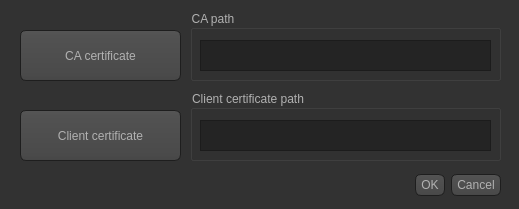
<?xml version="1.0" encoding="UTF-8"?>
<ui version="4.0">
 <class>Dialog</class>
 <widget class="QDialog" name="Dialog">
  <property name="geometry">
   <rect>
    <x>0</x>
    <y>0</y>
    <width>519</width>
    <height>209</height>
   </rect>
  </property>
  <property name="windowTitle">
   <string>Select chain</string>
  </property>
  <property name="styleSheet">
   <string notr="true">QToolTip
{
     border: 1px solid black;
     background-color: #D1DBCB;
     padding: 1px;
     border-radius: 3px;
     opacity: 100;
}

QWidget
{
    color: #b1b1b1;
    background-color: #323232;
}

QWidget:item:hover
{
    background-color: QLinearGradient( x1: 0, y1: 0, x2: 0, y2: 1, stop: 0 #D1DBCB, stop: 1 #b2b6af);
    color: #000000;
}

QWidget:item:selected
{
    background-color: QLinearGradient( x1: 0, y1: 0, x2: 0, y2: 1, stop: 0 #D1DBCB, stop: 1 #b2b6af);
}

QMenuBar::item
{
    background: transparent;
}

QMenuBar::item:selected
{
    background: transparent;
    border: 1px solid #fdf6e3;
}

QMenuBar::item:pressed
{
    background: #444;
    border: 1px solid #000;
    background-color: QLinearGradient(
        x1:0, y1:0,
        x2:0, y2:1,
        stop:1 #212121,
        stop:0.4 #343434/*,
        stop:0.2 #343434,
        stop:0.1 #fdf6e3*/
    );
    margin-bottom:-1px;
    padding-bottom:1px;
}

QMenu
{
    border: 1px solid #000;
}

QMenu::item
{
    padding: 2px 20px 2px 20px;
}

QMenu::item:selected
{
    color: #000000;
}

QWidget:disabled
{
    color: #404040;
    background-color: #323232;
}

QAbstractItemView
{
    background-color: QLinearGradient( x1: 0, y1: 0, x2: 0, y2: 1, stop: 0 #4d4d4d, stop: 0.1 #646464, stop: 1 #5d5d5d);
}

QWidget:focus
{
    /*border: 2px solid QLinearGradient( x1: 0, y1: 0, x2: 0, y2: 1, stop: 0
     #D1DBCB, stop: 1 #b2b6af);*/
}

QLineEdit
{
    background-color: QLinearGradient( x1: 0, y1: 0, x2: 0, y2: 1, stop: 0 #4d4d4d, stop: 0 #646464, stop: 1 #5d5d5d);
    padding: 1px;
    border-style: solid;
    border: 1px solid #1e1e1e;
    border-radius: 5;
}

QPushButton
{
    color: #b1b1b1;
    background-color: QLinearGradient( x1: 0, y1: 0, x2: 0, y2: 1, stop: 0 #565656, stop: 0.1 #525252, stop: 0.5 #4e4e4e, stop: 0.9 #4a4a4a, stop: 1 #464646);
    border-width: 1px;
    border-color: #1e1e1e;
    border-style: solid;
    border-radius: 6;
    padding: 3px;
    font-size: 12px;
    padding-left: 5px;
    padding-right: 5px;
}

QPushButton:pressed
{
    background-color: QLinearGradient( x1: 0, y1: 0, x2: 0, y2: 1, stop: 0 #2d2d2d, stop: 0.1 #2b2b2b, stop: 0.5 #292929, stop: 0.9 #282828, stop: 1 #252525);
}

QComboBox
{
    selection-background-color: #fdf6e3;
    background-color: QLinearGradient( x1: 0, y1: 0, x2: 0, y2: 1, stop: 0 #565656, stop: 0.1 #525252, stop: 0.5 #4e4e4e, stop: 0.9 #4a4a4a, stop: 1 #464646);
    border-style: solid;
    border: 1px solid #1e1e1e;
    border-radius: 5;
}

QComboBox:hover,QPushButton:hover
{
    border: 2px solid QLinearGradient( x1: 0, y1: 0, x2: 0, y2: 1, stop: 0
    #D1DBCB, stop: 1 #b2b6af);
}


QComboBox:on
{
    padding-top: 3px;
    padding-left: 4px;
    background-color: QLinearGradient( x1: 0, y1: 0, x2: 0, y2: 1, stop: 0 #2d2d2d, stop: 0.1 #2b2b2b, stop: 0.5 #292929, stop: 0.9 #282828, stop: 1 #252525);
    selection-background-color: #fdf6e3;
}

QComboBox QAbstractItemView
{
    border: 2px solid darkgray;
    selection-background-color: QLinearGradient( x1: 0, y1: 0, x2: 0, y2: 1,
     stop: 0 #D1DBCB, stop: 1 #b2b6af);
}

QComboBox::drop-down
{
     subcontrol-origin: padding;
     subcontrol-position: top right;
     width: 15px;

     border-left-width: 0px;
     border-left-color: darkgray;
     border-left-style: solid; /* just a single line */
     border-top-right-radius: 3px; /* same radius as the QComboBox */
     border-bottom-right-radius: 3px;
 }

QComboBox::down-arrow
{
     image: url(:/down_arrow.png);
}

QGroupBox:focus
{
border: 2px solid QLinearGradient( x1: 0, y1: 0, x2: 0, y2: 1, stop: 0
#D1DBCB, stop: 1 #b2b6af);
}

QTextEdit:focus
{
    border: 2px solid QLinearGradient( x1: 0, y1: 0, x2: 0, y2: 1, stop: 0
    #D1DBCB, stop: 1 #b2b6af);
}

QScrollArea:focus {
border: 1px solid black;
}

QScrollBar:horizontal {
     border: 1px solid #222222;
     background: QLinearGradient( x1: 0, y1: 0, x2: 0, y2: 1, stop: 0.0 #121212, stop: 0.2 #282828, stop: 1 #484848);
     height: 7px;
     margin: 0px 16px 0 16px;
}

QScrollBar::handle:horizontal
{
      background: QLinearGradient( x1: 0, y1: 0, x2: 1, y2: 0, stop: 0
      #D1DBCB, stop: 0.5 #b2b6af, stop: 1 #D1DBCB);
      min-height: 20px;
      border-radius: 2px;
}

QScrollBar::add-line:horizontal {
      border: 1px solid #1b1b19;
      border-radius: 2px;
      background: QLinearGradient( x1: 0, y1: 0, x2: 1, y2: 0, stop: 0
      #D1DBCB, stop: 1 #b2b6af);
      width: 14px;
      subcontrol-position: right;
      subcontrol-origin: margin;
}

QScrollBar::sub-line:horizontal {
      border: 1px solid #1b1b19;
      border-radius: 2px;
      background: QLinearGradient( x1: 0, y1: 0, x2: 1, y2: 0, stop: 0
      #D1DBCB, stop: 1 #b2b6af);
      width: 14px;
     subcontrol-position: left;
     subcontrol-origin: margin;
}

QScrollBar::right-arrow:horizontal, QScrollBar::left-arrow:horizontal
{
      border: 1px solid black;
      width: 1px;
      height: 1px;
      background: white;
}

QScrollBar::add-page:horizontal, QScrollBar::sub-page:horizontal
{
      background: none;
}

QScrollBar:vertical
{
      background: QLinearGradient( x1: 0, y1: 0, x2: 1, y2: 0, stop: 0.0 #121212, stop: 0.2 #282828, stop: 1 #484848);
      width: 7px;
      margin: 16px 0 16px 0;
      border: 1px solid #222222;
}

QScrollBar::handle:vertical
{
      background: QLinearGradient( x1: 0, y1: 0, x2: 0, y2: 1, stop: 0
      #D1DBCB, stop: 0.5 #b2b6af, stop: 1 #D1DBCB);
      min-height: 20px;
      border-radius: 2px;
}

QScrollBar::add-line:vertical
{
      border: 1px solid #1b1b19;
      border-radius: 2px;
      background: QLinearGradient( x1: 0, y1: 0, x2: 0, y2: 1, stop: 0
      #D1DBCB, stop: 1 #b2b6af);
      height: 14px;
      subcontrol-position: bottom;
      subcontrol-origin: margin;
}

QScrollBar::sub-line:vertical
{
      border: 1px solid #1b1b19;
      border-radius: 2px;
      background: QLinearGradient( x1: 0, y1: 0, x2: 0, y2: 1, stop: 0 #b2b6af,
      stop: 1 #D1DBCB);
      height: 14px;
      subcontrol-position: top;
      subcontrol-origin: margin;
}

QScrollBar::up-arrow:vertical, QScrollBar::down-arrow:vertical
{
      border: 1px solid black;
      width: 1px;
      height: 1px;
      background: white;
}


QScrollBar::add-page:vertical, QScrollBar::sub-page:vertical
{
      background: none;
}

QTextEdit
{
    background-color: #242424;
}

QPlainTextEdit
{
    background-color: #242424;
}

QHeaderView::section
{
    background-color: QLinearGradient(x1:0, y1:0, x2:0, y2:1, stop:0 #616161, stop: 0.5 #505050, stop: 0.6 #434343, stop:1 #656565);
    color: white;
    padding-left: 4px;
    border: 1px solid #6c6c6c;
}

QCheckBox:disabled
{
color: #414141;
}

QDockWidget::title
{
    text-align: center;
    spacing: 3px; /* spacing between items in the tool bar */
    background-color: QLinearGradient(x1:0, y1:0, x2:0, y2:1, stop:0 #323232, stop: 0.5 #242424, stop:1 #323232);
}

QDockWidget::close-button, QDockWidget::float-button
{
    text-align: center;
    spacing: 1px; /* spacing between items in the tool bar */
    background-color: QLinearGradient(x1:0, y1:0, x2:0, y2:1, stop:0 #323232, stop: 0.5 #242424, stop:1 #323232);
}

QDockWidget::close-button:hover, QDockWidget::float-button:hover
{
    background: #242424;
}

QDockWidget::close-button:pressed, QDockWidget::float-button:pressed
{
    padding: 1px -1px -1px 1px;
}

QMainWindow::separator
{
    background-color: QLinearGradient(x1:0, y1:0, x2:0, y2:1, stop:0 #161616, stop: 0.5 #151515, stop: 0.6 #212121, stop:1 #343434);
    color: white;
    padding-left: 4px;
    border: 1px solid #4c4c4c;
    spacing: 3px; /* spacing between items in the tool bar */
}

QMainWindow::separator:hover
{

    background-color: QLinearGradient(x1:0, y1:0, x2:0, y2:1, stop:0 #b2b6af,
    stop:0.5 #b56c17 stop:1 #D1DBCB);
    color: white;
    padding-left: 4px;
    border: 1px solid #6c6c6c;
    spacing: 3px; /* spacing between items in the tool bar */
}

QToolBar {
    border: 1px transparent #323232;
    background: 1px solid #323232;
}

QToolBar::handle
{
     spacing: 3px; /* spacing between items in the tool bar */
     background: url(:/images/handle.png);
}

QMenu::separator
{
    height: 2px;
    background-color: QLinearGradient(x1:0, y1:0, x2:0, y2:1, stop:0 #161616, stop: 0.5 #151515, stop: 0.6 #212121, stop:1 #343434);
    color: white;
    padding-left: 4px;
    margin-left: 10px;
    margin-right: 5px;
}

QProgressBar
{
    border: 2px solid grey;
    border-radius: 5px;
    text-align: center;
}

QProgressBar::chunk
{
    background-color: #b2b6af;
    width: 2.15px;
    margin: 0.5px;
}

QTabBar::tab {
    color: #b1b1b1;
    border: 1px solid #444;
    border-bottom-style: none;
    background-color: #323232;
    padding-left: 10px;
    padding-right: 10px;
    padding-top: 3px;
    padding-bottom: 2px;
    margin-right: -1px;
}

QTabWidget::pane {
    border: 1px solid #444;
    top: 1px;
}

QTabBar::tab:last
{
    margin-right: 0; /* the last selected tab has nothing to overlap with on the right */
    border-top-right-radius: 3px;
}

QTabBar::tab:first:!selected
{
 margin-left: 0px; /* the last selected tab has nothing to overlap with on the right */


    border-top-left-radius: 3px;
}

QTabBar::tab:!selected
{
    color: #b1b1b1;
    border-bottom-style: solid;
    margin-top: 3px;
    background-color: QLinearGradient(x1:0, y1:0, x2:0, y2:1, stop:1 #212121, stop:.4 #343434);
}

QTabBar::tab:selected
{
    border-top-left-radius: 3px;
    border-top-right-radius: 3px;
    margin-bottom: 0px;
}

QTabBar::tab:!selected:hover
{
    /*border-top: 2px solid #fdf6e3;
    padding-bottom: 3px;*/
    border-top-left-radius: 3px;
    border-top-right-radius: 3px;
    background-color: QLinearGradient(x1:0, y1:0, x2:0, y2:1, stop:1 #212121, stop:0.4 #343434, stop:0.2 #343434, stop:0.1 #fdf6e3);
}

QRadioButton::indicator:checked, QRadioButton::indicator:unchecked{
    color: #b1b1b1;
    background-color: #323232;
    border: 1px solid #b1b1b1;
    border-radius: 6px;
}

QRadioButton::indicator:checked
{
    background-color: qradialgradient(
        cx: 0.5, cy: 0.5,
        fx: 0.5, fy: 0.5,
        radius: 1.0,
        stop: 0.25 #fdf6e3,
        stop: 0.3 #323232
    );
}

QCheckBox::indicator{
    color: #b1b1b1;
    background-color: #323232;
    border: 1px solid #b1b1b1;
    width: 9px;
    height: 9px;
}

QRadioButton::indicator
{
    border-radius: 6px;
}

QRadioButton::indicator:hover, QCheckBox::indicator:hover
{
    border: 1px solid #fdf6e3;
}

QCheckBox::indicator:checked
{
    image:url(:/images/checkbox.png);
}

QCheckBox::indicator:disabled, QRadioButton::indicator:disabled
{
    border: 1px solid #444;
}</string>
  </property>
  <widget class="QDialogButtonBox" name="buttonBox">
   <property name="geometry">
    <rect>
     <x>340</x>
     <y>170</y>
     <width>161</width>
     <height>31</height>
    </rect>
   </property>
   <property name="orientation">
    <enum>Qt::Horizontal</enum>
   </property>
   <property name="standardButtons">
    <set>QDialogButtonBox::Cancel|QDialogButtonBox::Ok</set>
   </property>
  </widget>
  <widget class="QPushButton" name="selectCA">
   <property name="geometry">
    <rect>
     <x>20</x>
     <y>30</y>
     <width>161</width>
     <height>51</height>
    </rect>
   </property>
   <property name="text">
    <string>CA certificate</string>
   </property>
  </widget>
  <widget class="QPushButton" name="selectClient">
   <property name="geometry">
    <rect>
     <x>20</x>
     <y>110</y>
     <width>161</width>
     <height>51</height>
    </rect>
   </property>
   <property name="text">
    <string>Client certificate</string>
   </property>
  </widget>
  <widget class="QGroupBox" name="groupBox">
   <property name="geometry">
    <rect>
     <x>190</x>
     <y>10</y>
     <width>311</width>
     <height>71</height>
    </rect>
   </property>
   <property name="title">
    <string>CA path</string>
   </property>
   <widget class="QTextBrowser" name="CAPath">
    <property name="geometry">
     <rect>
      <x>10</x>
      <y>30</y>
      <width>291</width>
      <height>31</height>
     </rect>
    </property>
    <property name="sizePolicy">
     <sizepolicy hsizetype="Fixed" vsizetype="Fixed">
      <horstretch>0</horstretch>
      <verstretch>0</verstretch>
     </sizepolicy>
    </property>
    <property name="font">
     <font>
      <weight>75</weight>
      <bold>true</bold>
     </font>
    </property>
    <property name="styleSheet">
     <string notr="true">color:green</string>
    </property>
    <property name="verticalScrollBarPolicy">
     <enum>Qt::ScrollBarAlwaysOff</enum>
    </property>
    <property name="horizontalScrollBarPolicy">
     <enum>Qt::ScrollBarAsNeeded</enum>
    </property>
    <property name="lineWrapMode">
     <enum>QTextEdit::NoWrap</enum>
    </property>
   </widget>
  </widget>
  <widget class="QGroupBox" name="groupBox_2">
   <property name="geometry">
    <rect>
     <x>190</x>
     <y>90</y>
     <width>311</width>
     <height>71</height>
    </rect>
   </property>
   <property name="title">
    <string>Client certificate path</string>
   </property>
   <widget class="QTextBrowser" name="ClientPath">
    <property name="geometry">
     <rect>
      <x>10</x>
      <y>30</y>
      <width>291</width>
      <height>31</height>
     </rect>
    </property>
    <property name="sizePolicy">
     <sizepolicy hsizetype="Fixed" vsizetype="Fixed">
      <horstretch>0</horstretch>
      <verstretch>0</verstretch>
     </sizepolicy>
    </property>
    <property name="font">
     <font>
      <weight>75</weight>
      <bold>true</bold>
     </font>
    </property>
    <property name="styleSheet">
     <string notr="true">color:green</string>
    </property>
    <property name="verticalScrollBarPolicy">
     <enum>Qt::ScrollBarAlwaysOff</enum>
    </property>
    <property name="horizontalScrollBarPolicy">
     <enum>Qt::ScrollBarAsNeeded</enum>
    </property>
    <property name="lineWrapMode">
     <enum>QTextEdit::NoWrap</enum>
    </property>
   </widget>
  </widget>
 </widget>
 <resources/>
 <connections>
  <connection>
   <sender>buttonBox</sender>
   <signal>accepted()</signal>
   <receiver>Dialog</receiver>
   <slot>accept()</slot>
   <hints>
    <hint type="sourcelabel">
     <x>248</x>
     <y>254</y>
    </hint>
    <hint type="destinationlabel">
     <x>157</x>
     <y>274</y>
    </hint>
   </hints>
  </connection>
  <connection>
   <sender>buttonBox</sender>
   <signal>rejected()</signal>
   <receiver>Dialog</receiver>
   <slot>reject()</slot>
   <hints>
    <hint type="sourcelabel">
     <x>316</x>
     <y>260</y>
    </hint>
    <hint type="destinationlabel">
     <x>286</x>
     <y>274</y>
    </hint>
   </hints>
  </connection>
 </connections>
</ui>
